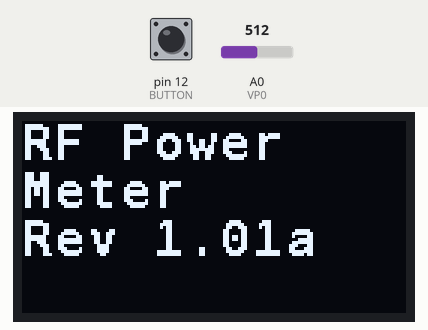
Simulated run of this sketch. Board: Arduino Nano, built with avr-gcc and run on an emulated ATmega328P. Shown: 128×64 one-colour display. The test bench sets the inputs (shaded band); at power-on: pin 12 (BUTTON) HIGH, A0 (VP0) = 512. What the sketch prints to the serial monitor is not drawn.

Above: at 1.2 s.
1.3 s: pin 12 (BUTTON) pulled LOW for 0.15 s
At 2.9 s:
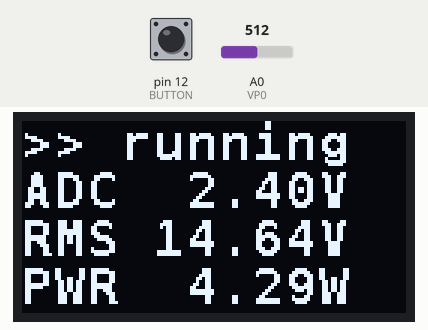
3.2 s: pin 12 (BUTTON) pulled LOW for 0.15 s
At 4.5 s:
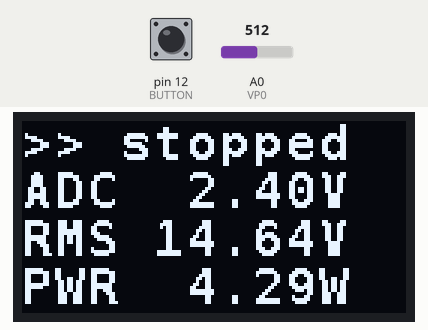
4.9 s: pin 12 (BUTTON) pulled LOW for 1 s
At 6.2 s:
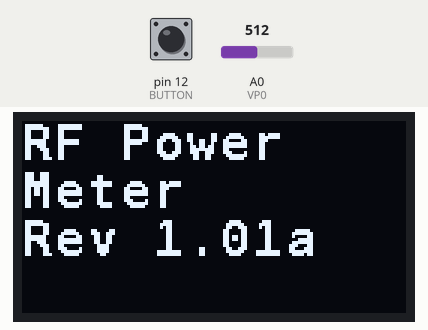
Timing chart, 0 to 7.9 s (numbered marks = the images above; inputs shaded):
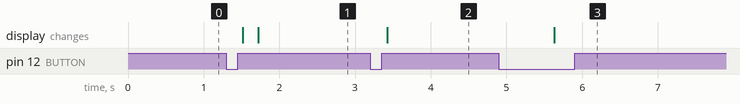

Measured:
- after the input at 1.3 s, the display: first changes after 0.21 s (image 1 shows a later state)
- after the input at 3.2 s, the display: changes after 0.23 s (image 2)
- after the input at 4.9 s, the display: changes after 0.73 s (image 3)

The sketch:

rfpwr.ino
```cpp
// (licence header left out)
#define VERSION   "1.01a"
#define BUTTON   12      // PB4/D12    (Nano pin 15)
#define VP0      14      // PC0/ADC0   (Nano pin 19)
#define SDA      18      // PC4/SDA    (Nano pin 23)
#define SCL      19      // PC5/SCL    (Nano pin 24)

#include <Wire.h>
#include "SSD1306Ascii.h"
#include "SSD1306AsciiWire.h"

#define I2C_ADDRESS 0x3C
#define BAUDRATE    115200

// user interface macros
#define UIKEY !digitalRead(BUTTON)

// resistor divider values
#define R1 249000.0
#define R2 33000.0

// diode voltage drop
#define DVD .20

// load resistance
#define RLOAD 50

// Convert accumulated ADC reading to a voltage value
// ACF = (full-scale-ADC * number-of-samples)/10
// ACF = (2048 * 1024)/10 = 209715
// #define ACF 209715.0

// correction factor for 5.0V reference
// when AVCC = 5V then VCF = ACF
// #define VCF 209715.0

// correction factor for 4.8V reference
// use this when when using USB power
// VCF = ACF * (5.0/4.8)
#define VCF 218453.0

void  initpins();
void  adc_init();
void  hello();
void  check_i2c();
uint16_t adc_read();
void  mydelay(uint16_t dly);
void  show_version();
void  clearline(int x);
void  printV(char* msg, float fpv, char c);
float get_samples();
float calc_vin(float vai);
void  calc_power();
void  check_button();

SSD1306AsciiWire oled;

// initialize I/O pins
void initpins() {
  pinMode(VP0, INPUT);            // ADC0 input
  pinMode(BUTTON, INPUT_PULLUP);  // UI button
}

// ADC init
void adc_init() {
  ADCSRA = 0x87;         // adc_clock = cpu_clock/128
  ADCSRB = 0;            // clear ADCSRB register
  ADMUX  = 0x40;         // use AVCC (5V) reference
}

// Hello World
void hello() {
  Serial.begin(BAUDRATE);
  Serial.println("RF Power Meter");
  Serial.print("Version ");
  Serial.print(VERSION);
  Serial.print("\r\n\r\n");
  check_i2c();
}

// Check the I2C connection
void check_i2c() {
  uint8_t err;
  Wire.beginTransmission(I2C_ADDRESS);
  err = Wire.endTransmission();
  if (err == 0) {
    Serial.print("I2C device OK at address ");
  } else {
    Serial.print("ERROR no device at address ");
  }
  Serial.print(I2C_ADDRESS, HEX);
  Serial.print("\r\n\r\n");
}

// ADC read
uint16_t adc_read() {
  noInterrupts();
  // start a conversion
  ADCSRA |= (1 << ADSC);
  // wait for the ADC conversion to complete
  while (ADCSRA & (1 << ADSC));
  // get ADC result
  uint16_t v = ADC;
  interrupts();
  return v;
}

// delay with button check
void mydelay(uint16_t dly) {
  uint32_t endtime;
  endtime = millis() + dly;
  while (millis() < endtime) {
    check_button();
    delay(10);
  }
}

// show version
void show_version() {
  oled.clear();
  oled.setCursor(0,0);
  oled.print("RF Power");
  oled.setCursor(0,2);
  oled.print("Meter");
  oled.setCursor(0,4);
  oled.print("Rev ");
  oled.print(VERSION);
}

// clear a text line
void clearline(int x) {
  oled.setCursor(0,x);
  oled.print("                ");
  oled.setCursor(0,x);
}

// print a float value
void printV(char* msg, float fpv, char c) {
  char val[10];
  oled.print(msg);
  dtostrf(fpv, 6, 2, val);
  oled.print(val);
  oled.print(c);
}

// get samples and average
float get_samples() {
  float acc = 0.0;
  uint16_t i;
  for (i=0; i<1024; i++) {
    acc += (float)adc_read();
  }
  acc = acc / VCF;   // correction factor
  return acc;
}

// calculate the input voltage
float calc_vin(float vai) {
  float idv;     // divider current
  float vin;     // calculated input voltage
  idv = vai/R2;  // divider current
  vin = vai + (idv * R1);
  vin += DVD;    // add diode drop
  vin = vin * 2.0;
  return vin;
}

// RMS multiplier for Vpp
// calculation
#define RMS 0.707

float calc_vrms(float vpp) {
  return vpp / 2 * RMS;
}

// power meter states
#define STOPPED  0  // stopped
#define RUNNING  1  // run/capture mode
#define SPLASH   2  // initial state

volatile uint8_t state = SPLASH;

// calculate power
void calc_power() {
  float vai;     // average voltage at ADC input
  float vin;     // calculated input voltage
  float vrms;    // calculated RMS voltage
  float pwr;     // calculated power
  vai = get_samples();
  vin = calc_vin(vai);
  vrms = calc_vrms(vin);
  pwr = (vrms * vrms) / RLOAD;
  clearline(2);
  printV("ADC", vai, 'V');
  clearline(4);
  printV("RMS", vrms, 'V');
  clearline(6);
  printV("PWR", pwr, 'W');
  mydelay(2000);
}

#define LONGPRESS  500

#define NBP  0  // no-button-pushed
#define BSC  1  // button-single-click
#define BPL  2  // button-push-long

// check UI button
void check_button() {
  uint8_t event = NBP;
  if (UIKEY) {
    event = BSC;
    // check for long button press
    uint32_t t0 = millis();
    while (UIKEY && (event != BPL)) {
      if (millis() > (t0 + LONGPRESS)) event = BPL;
      delay(100);  // debounce
    }
    switch (event) {

      case BSC:  // button single click
        // check the state
        switch (state) {
          case SPLASH:
            oled.clear();
            oled.setCursor(0,0);
            oled.print(">> running");
            state = RUNNING;
            break;
          case STOPPED:
            clearline(0);
            oled.print(">> running");
            state = RUNNING;
            break;
          case RUNNING:
            clearline(0);
            oled.print(">> stopped");
            state = STOPPED;
            break;
          default:
            break;
        }
        break;

      case BPL:  // button press long
        state = SPLASH;
        show_version();
        break;

      default:  // not possible
        break;
    }
    // wait for button release
    while (UIKEY) {
      delay(100);  // debounce
    }
  }
}

// initial setup
void setup() {
  initpins();
  Wire.begin();
  hello();


  Wire.setClock(400000L);
  oled.begin(&Adafruit128x64, I2C_ADDRESS);
  oled.setFont(fixed_bold10x15);
  adc_init();
  show_version();
}

// main loop
void loop() {
  check_button();
  if (state == RUNNING) {
    calc_power();
  }
}
```
